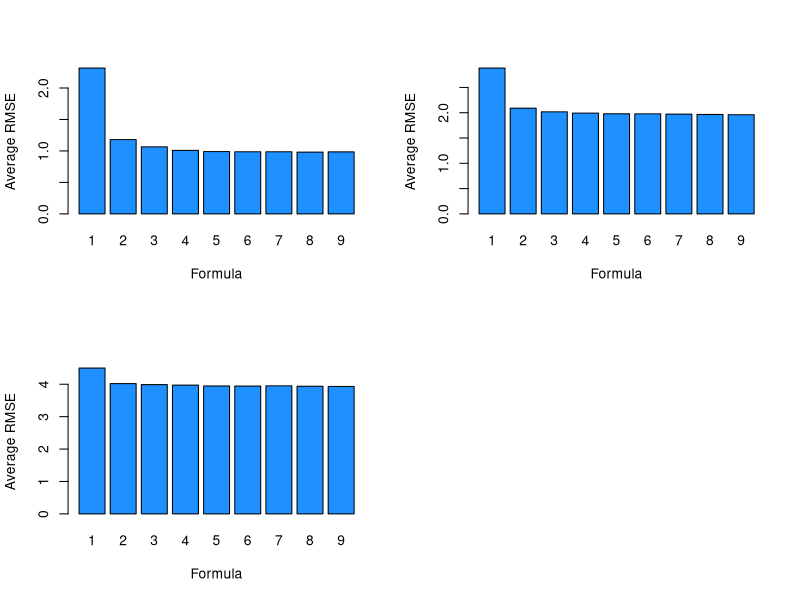

Source code (R):
## ---- chunk 1
library(readr)

birthday = 19720816
set.seed(birthday)

BETA_0 = 0
BETA_1 = 6
BETA_2 = -3.5
BETA_3 = 1.7
BETA_4 = -1.1
BETA_5 = 0.7

formula_1 = y ~ x1
formula_2 = y ~ x1 + x2
formula_3 = y ~ x1 + x2 + x3
formula_4 = y ~ x1 + x2 + x3 + x4
formula_5 = y ~ x1 + x2 + x3 + x4 + x5          #Correct formula
formula_6 = y ~ x1 + x2 + x3 + x4 + x5 + x6
formula_7 = y ~ x1 + x2 + x3 + x4 + x5 + x6 + x7
formula_8 = y ~ x1 + x2 + x3 + x4 + x5 + x6 + x7 + x8
formula_9 = y ~ x1 + x2 + x3 + x4 + x5 + x6 + x7 + x8 + x9

FORMULA = list(y ~ x1, 
              y ~ x1 + x2, 
              y ~ x1 + x2 + x3,
              y ~ x1 + x2 + x3 + x4,
              y ~ x1 + x2 + x3 + x4 + x5,
              y ~ x1 + x2 + x3 + x4 + x5 + x6,
              y ~ x1 + x2 + x3 + x4 + x5 + x6 + x7, 
              y ~ x1 + x2 + x3 + x4 + x5 + x6 + x7 + x8,
              y ~ x1 + x2 + x3 + x4 + x5 + x6 + x7 + x8 + x9)
NUM_FORMULA = length(FORMULA)

sim_data          = read_csv("study_2.csv")
sample_size       = nrow(sim_data)


SIGMA     = c(1, 2, 4)
NUM_SIGMA = length(SIGMA)

NUM_SIMS = 500

#allocate a rmse matrix for each formula
train_rmse = vector("list", NUM_FORMULA)
for (i in 1:NUM_FORMULA) {
  train_rmse[[i]] = matrix(0, nrow = NUM_SIGMA, ncol = NUM_SIMS)
}
mean_train_rmse = data.frame(0, nrow = NUM_FORMULA, ncol = NUM_SIGMA)

test_rmse  = vector("list", NUM_FORMULA)
for (i in 1:NUM_FORMULA) {
  test_rmse[[i]] = matrix(0, nrow = NUM_SIGMA, ncol = NUM_SIMS)
}
mean_test_rmse = matrix(0, nrow = NUM_FORMULA, ncol = NUM_SIGMA)
## ---- chunk 2
cal_rmse = function(y, y_hat) {
  n = length(y)
  e = y - y_hat
  sqrt(sum(e ^ 2) / n)
}
  
  models = vector("list", NUM_FORMULA)
for (f in 1:NUM_FORMULA) {
  
  
  for(s in 1:NUM_SIGMA) {
    for(i in 1:NUM_SIMS) {
      eps           = rnorm(sample_size, mean = 0 , sd = SIGMA[s])
      sim_data$y    = BETA_0 + BETA_1 * sim_data$x1 + BETA_2 * sim_data$x2 + 
                      BETA_3 * sim_data$x3 + BETA_4 * sim_data$x4 + BETA_5 * sim_data$x5 + 
                      eps
      
      #Split data into train and test sets
      train_index = sample(1:sample_size, nrow(sim_data)/2)
      train_data  = sim_data[train_index,]
      test_data   = sim_data[-train_index,]
      
      #Train models and calculate RMSE
      models[[f]] = lm(FORMULA[[f]], data = train_data)
        
      #Calculate RMSE for train data
      train_rmse[[f]][s, i] = cal_rmse(train_data$y, models[[f]]$fitted.values)
  
      #Calculate RMSE for test data
      test_y_hat = predict(models[[f]], data = test_data)
      test_rmse[[f]][s, i] = cal_rmse(test_data$y, test_y_hat)
    }
    
    mean_train_rmse[f, s] = mean(train_rmse[[f]][s,])
    mean_test_rmse[f, s]  = mean(test_rmse[[f]][s,])
  }
  
  #Calculate the average Train RMSE and average Test RMSE
  for(s in 1:NUM_SIGMA) {

  }
}
## ---- chunk 3
par(mfrow = c(2,2))
barnames = c("1", "2", "3","4", "5", "6","7", "8", "9" )
for (i in 1:NUM_SIGMA){
  barplot(t(mean_train_rmse)[i,], names.arg = barnames,
          xlab = "Formula",
          ylab = "Average RMSE",
          col = "dodgerblue")
  
}
